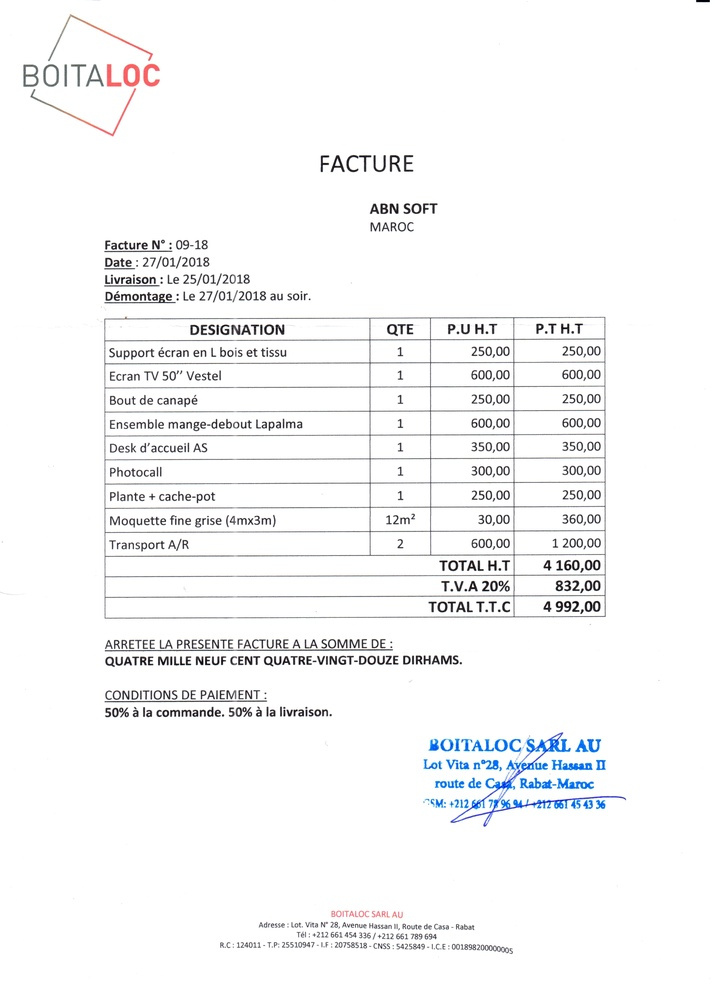
#> input picture test1.jpg, 716 x 985 px, shrunk from 5100 x 7014 before the run
$ python -i skew.py   (imports and definitions only)
#> lines starting #> are read from the running program, lines starting #| are printed output that depends on the picture; after the words box and inside, x2 and y2 are one past the last pixel; in counts of white or black regions, pixels touching at a corner belong together
import numpy as np
import cv2

def skew(filename):
    # load the image from disk
#> called with filename = 'test1.jpg'
    image = cv2.imread(filename)
#> image is the input picture: shape (985, 716, 3); mean B, G, R 247.6, 247, 246.7
    gray = cv2.cvtColor(image, cv2.COLOR_BGR2GRAY)
    gray = cv2.bitwise_not(gray)
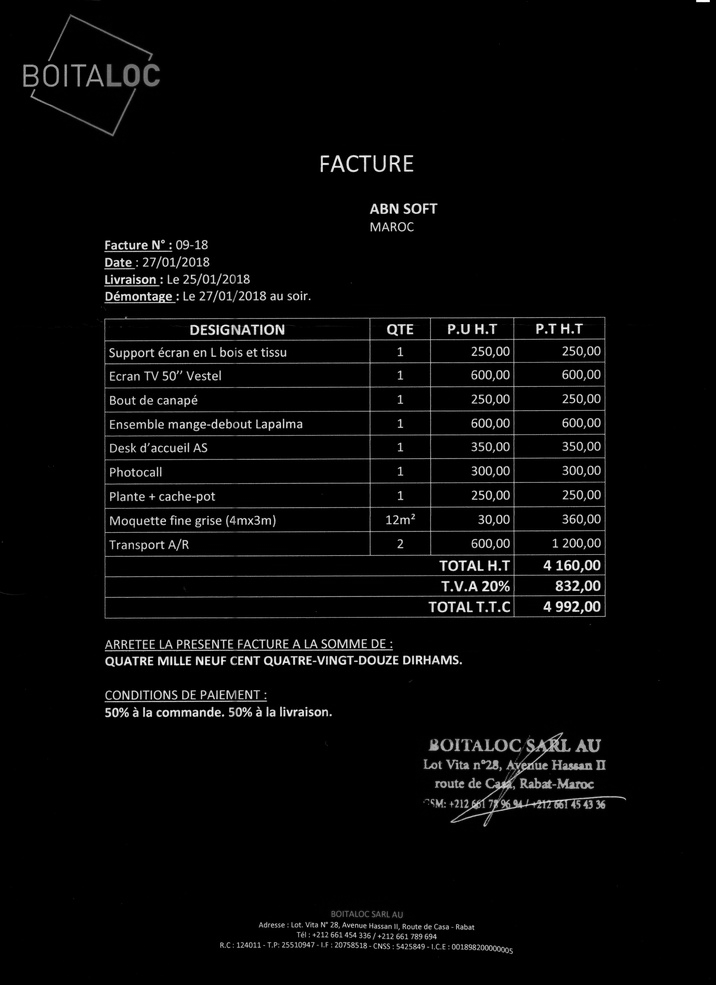
#> gray: shape (985, 716); min 0, max 255, mean 8
    thresh = cv2.threshold(gray, 0, 255,cv2.THRESH_BINARY | cv2.THRESH_OTSU)[1]
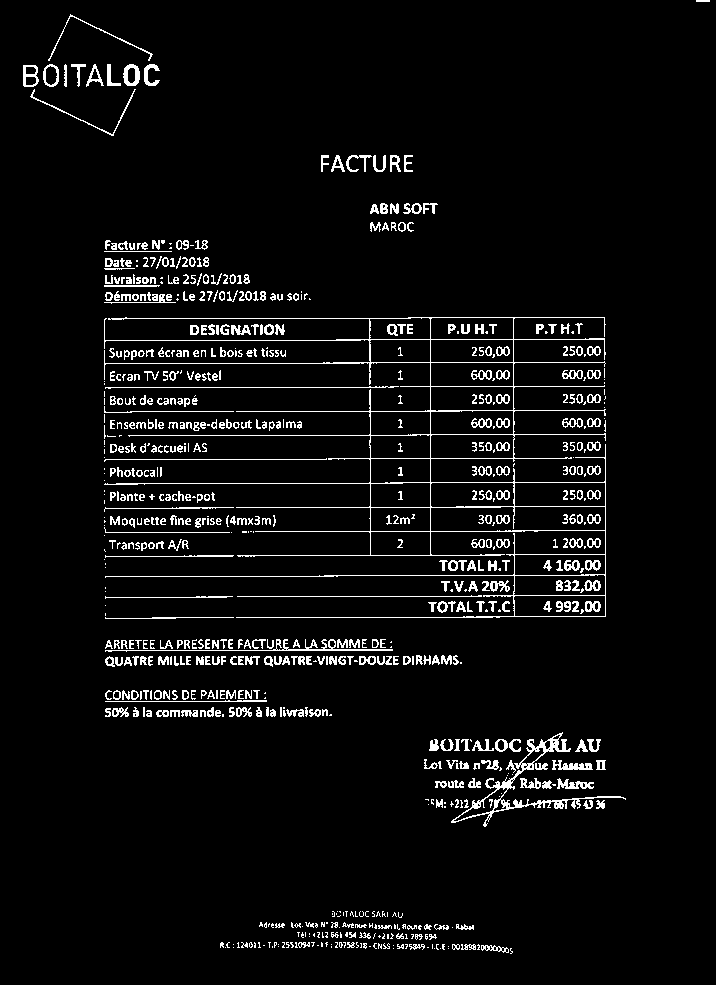
#> thresh: shape (985, 716); 5% white in thin lines or dots

    # grab the (x, y) coordinates of all pixel values that
    # are greater than zero, then use these coordinates to
    # compute a rotated bounding box that contains all
    # coordinates
    coords = np.column_stack(np.where(thresh > 0))
#> coords = 35242 pairs, first value 0 to 953, second value 23 to 709
    angle = cv2.minAreaRect(coords)[-1]
#> angle = -88.72

    # the `cv2.minAreaRect` function returns values in the
    # range [-90, 0]; as the rectangle rotates clockwise the
    # returned angle trends to 0 -- in this special case we
    # need to add 90 degrees to the angle
    if angle < -45:
        angle = -(90 + angle)
#> angle = -1.28

    # otherwise, just take the inverse of the angle to make
    # it positive
    else:
        angle = -angle

    # rotate the image to deskew it
    (h, w) = image.shape[:2]
#> h = 985; w = 716
    center = (w // 2, h // 2)
#> center = (358, 492)
    M = cv2.getRotationMatrix2D(center, angle, 1.0)
#> M = [[1, -0.0224, 11.09], [0.0224, 1, -7.88]]
    rotated = cv2.warpAffine(image, M, (w, h),
        flags=cv2.INTER_CUBIC, borderMode=cv2.BORDER_REPLICATE)
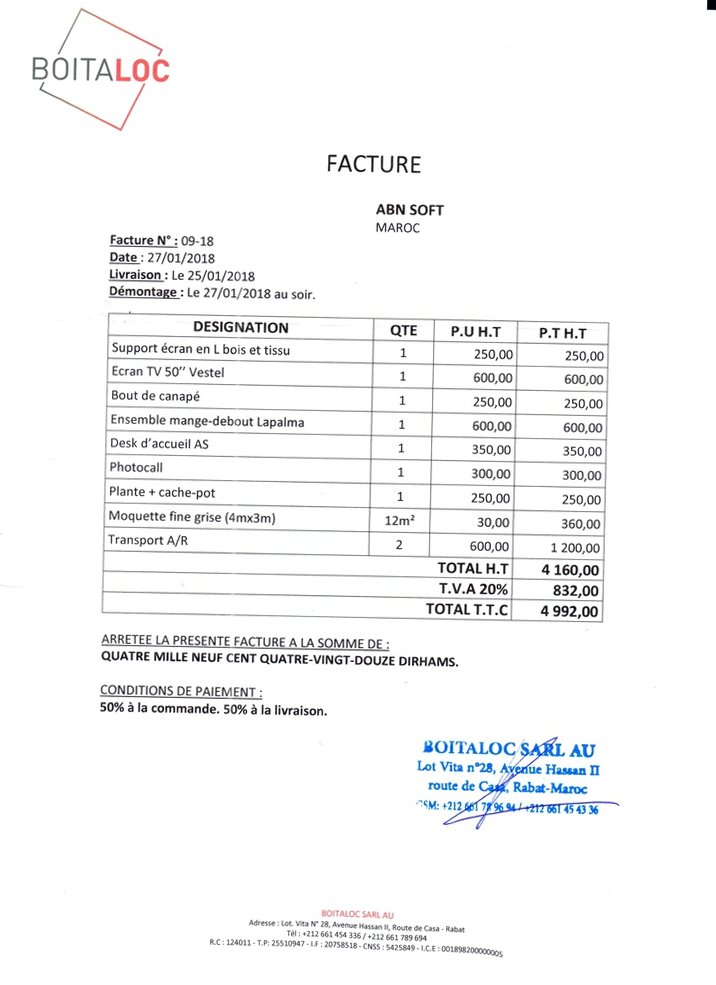
#> rotated: shape (985, 716, 3); mean B, G, R 247.3, 246.7, 246.5

    cv2.imwrite(filename,rotated)

>>> result = skew('test1.jpg')

$ run again, on test2.jpg
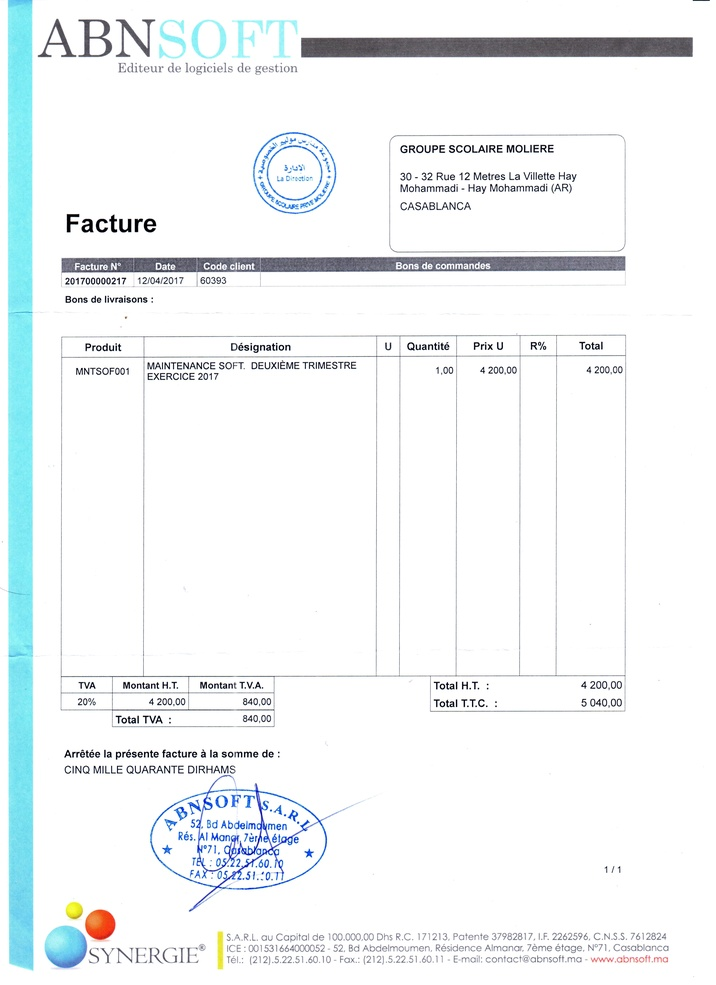
#> input picture test2.jpg, 716 x 985 px, shrunk from 5100 x 7014 before the run
#> in skew, image is the input picture: shape (985, 716, 3); mean B, G, R 246.4, 245.2, 241.1
#> in skew, `gray = cv2.bitwise_not(gray)`:
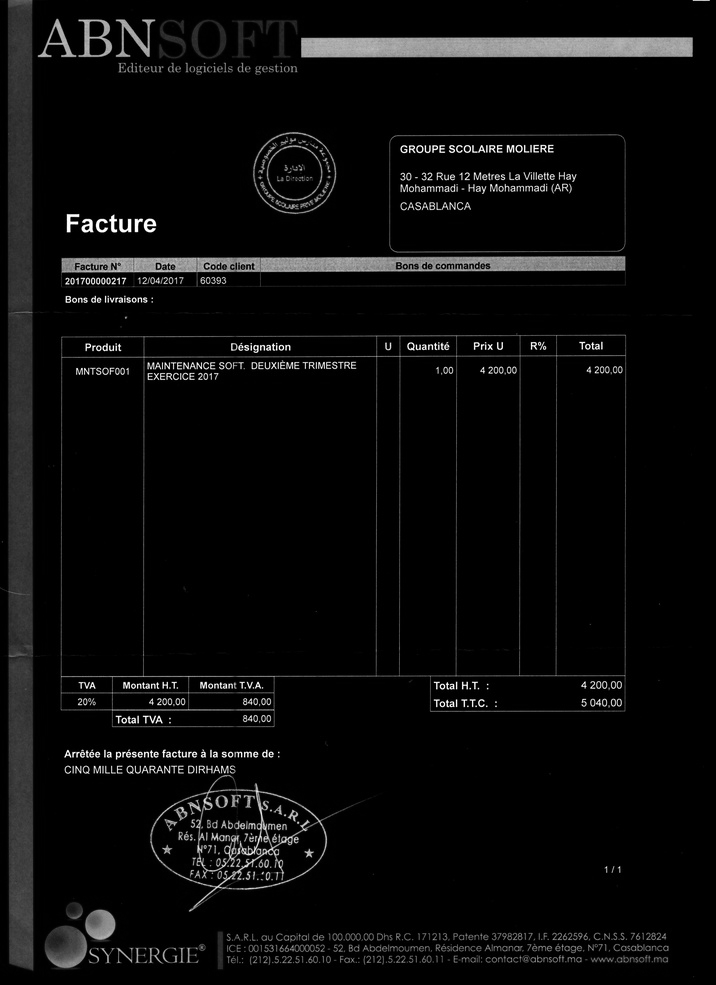
#> gray: shape (985, 716); min 0, max 255, mean 10.9
#> in skew, `thresh = cv2.threshold(gray, 0, 255,cv2.THRESH_BINARY | cv2.THRESH_OTS..`:
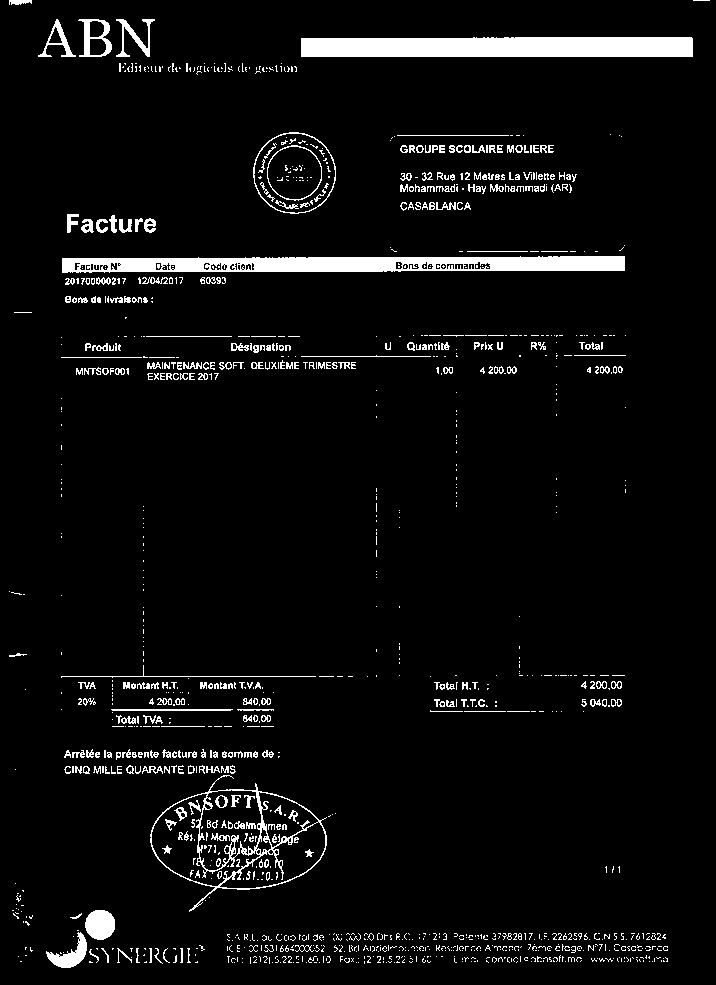
#> thresh: shape (985, 716); 5.1% white; 1214 white regions (914 under 20 px), largest, box (x1, y1, x2, y2) and area: (301, 37, 693, 57) 7644, (62, 256, 625, 273) 7379, (150, 775, 327, 912) 2102
#> coords = 36254 pairs, first value 0 to 967, second value 9 to 709
#> in skew, `angle = cv2.minAreaRect(coords)[-1]`: angle = -90
#> in skew, `angle = -(90 + angle)`: angle = 0
#> M = [[1, 0, 0], [0, 1, 0]]
